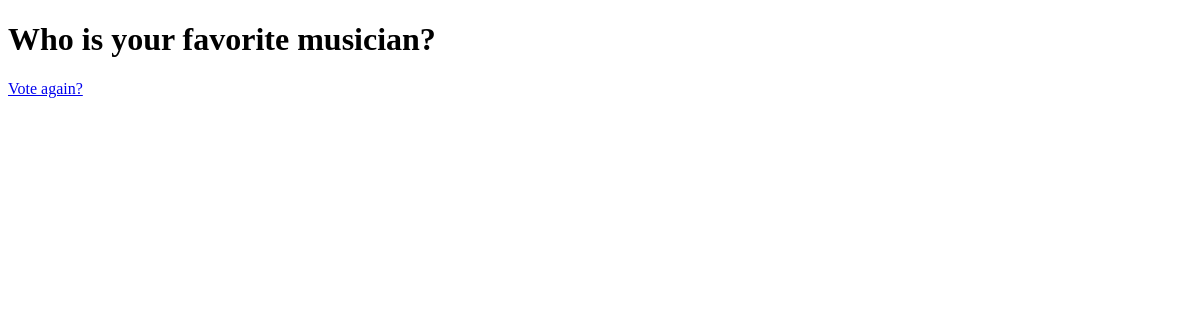
The page /myapp/3/results/ on the database as committed earlier.
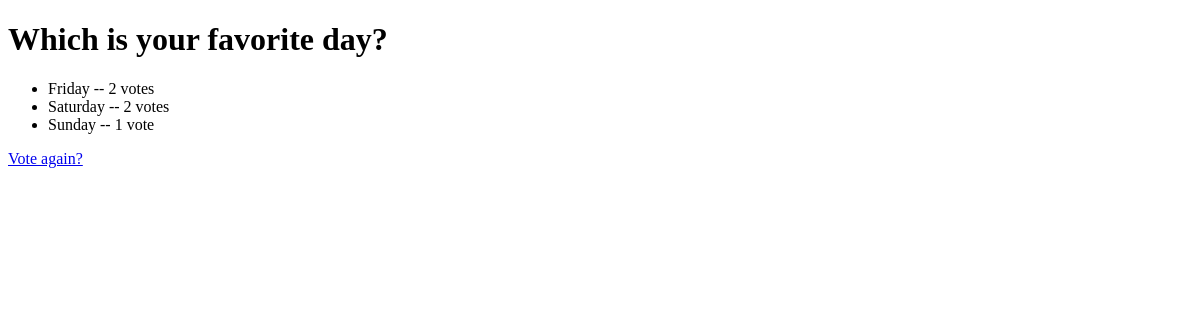
The same page on the database as committed later.
### myapp/models.py (models this page shows, shortened)
class Question(models.Model):
    question_text = models.CharField(max_length=200)
    pub_date = models.DateTimeField("date published")

class Choice(models.Model):
    question = models.ForeignKey(Question, on_delete=models.CASCADE)
    choice_text = models.CharField(max_length=250)
    votes = models.IntegerField(default=0)

### myapp/views.py (the view)
# urls.py: path("<int:pk>/results/", views.ResultsView.as_view(), name="results"),
class ResultsView(generic.DetailView):
    model = Question
    template_name = "polls/results.html"

### myapp/templates/polls/results.html (shortened to what this page needs)
<!DOCTYPE html>
<html lang="en">
<head>
</head>
<body>
    <h1>{{ question.question_text }}</h1>
    <ul>
    {% for choice in question.choice_set.all %}
        <li>{{ choice.choice_text }} -- {{ choice.votes }} vote{{ choice.votes|pluralize }}</li>
    {% endfor %}
    </ul>
    <a href="{% url 'myapp:detail' question.id %}">Vote again?</a>
</body>
</html>

Rows that differ between the two databases and show on the page:
changed Question: question_text "Who is your favorite musician?" → "Which is your favorite day?"
added Choice: choice_text "Friday", votes "2"
added Choice: choice_text "Saturday", votes "2"
added Choice: choice_text "Sunday", votes "1"
